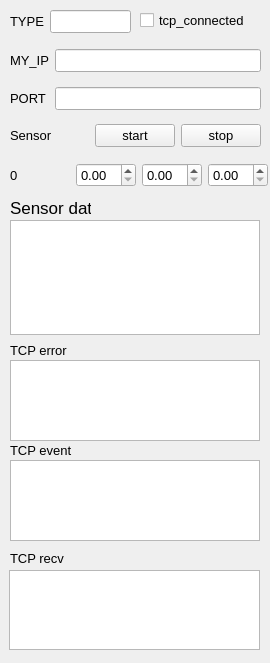
<?xml version="1.0" encoding="UTF-8"?>
<ui version="4.0">
 <class>MainWindow</class>
 <widget class="QMainWindow" name="MainWindow">
  <property name="geometry">
   <rect>
    <x>0</x>
    <y>0</y>
    <width>270</width>
    <height>663</height>
   </rect>
  </property>
  <property name="font">
   <font>
    <family>Arial</family>
    <pointsize>10</pointsize>
   </font>
  </property>
  <property name="windowTitle">
   <string>MainWindow</string>
  </property>
  <widget class="QWidget" name="centralwidget">
   <widget class="QWidget" name="gridLayoutWidget">
    <property name="geometry">
     <rect>
      <x>10</x>
      <y>40</y>
      <width>251</width>
      <height>80</height>
     </rect>
    </property>
    <layout class="QGridLayout" name="gridLayout">
     <item row="1" column="0">
      <widget class="QLabel" name="label_2">
       <property name="text">
        <string>PORT</string>
       </property>
      </widget>
     </item>
     <item row="0" column="0">
      <widget class="QLabel" name="label">
       <property name="text">
        <string>MY_IP</string>
       </property>
      </widget>
     </item>
     <item row="0" column="1">
      <widget class="QLineEdit" name="ip_edit"/>
     </item>
     <item row="1" column="1">
      <widget class="QLineEdit" name="port_edit"/>
     </item>
    </layout>
   </widget>
   <widget class="QCheckBox" name="tcp_connect_btn">
    <property name="geometry">
     <rect>
      <x>140</x>
      <y>10</y>
      <width>120</width>
      <height>20</height>
     </rect>
    </property>
    <property name="text">
     <string>tcp_connected</string>
    </property>
   </widget>
   <widget class="QTextBrowser" name="sensor_data_log">
    <property name="geometry">
     <rect>
      <x>10</x>
      <y>220</y>
      <width>250</width>
      <height>115</height>
     </rect>
    </property>
    <property name="font">
     <font>
      <family>Arial</family>
      <pointsize>8</pointsize>
     </font>
    </property>
   </widget>
   <widget class="QTextBrowser" name="error_log">
    <property name="geometry">
     <rect>
      <x>10</x>
      <y>360</y>
      <width>250</width>
      <height>81</height>
     </rect>
    </property>
    <property name="font">
     <font>
      <pointsize>8</pointsize>
     </font>
    </property>
   </widget>
   <widget class="QWidget" name="gridLayoutWidget_2">
    <property name="geometry">
     <rect>
      <x>10</x>
      <y>120</y>
      <width>251</width>
      <height>32</height>
     </rect>
    </property>
    <layout class="QGridLayout" name="gridLayout_2">
     <item row="0" column="0">
      <widget class="QLabel" name="label_3">
       <property name="text">
        <string>Sensor</string>
       </property>
      </widget>
     </item>
     <item row="0" column="1">
      <widget class="QPushButton" name="sensor_btn_start">
       <property name="text">
        <string>start</string>
       </property>
      </widget>
     </item>
     <item row="0" column="2">
      <widget class="QPushButton" name="sensor_stop_btn">
       <property name="text">
        <string>stop</string>
       </property>
      </widget>
     </item>
    </layout>
   </widget>
   <widget class="QLabel" name="label_4">
    <property name="geometry">
     <rect>
      <x>10</x>
      <y>340</y>
      <width>60</width>
      <height>20</height>
     </rect>
    </property>
    <property name="text">
     <string>TCP error</string>
    </property>
   </widget>
   <widget class="QTextBrowser" name="event_log">
    <property name="geometry">
     <rect>
      <x>10</x>
      <y>460</y>
      <width>250</width>
      <height>81</height>
     </rect>
    </property>
    <property name="font">
     <font>
      <pointsize>8</pointsize>
     </font>
    </property>
   </widget>
   <widget class="QLabel" name="label_5">
    <property name="geometry">
     <rect>
      <x>10</x>
      <y>440</y>
      <width>71</width>
      <height>20</height>
     </rect>
    </property>
    <property name="text">
     <string>TCP event</string>
    </property>
   </widget>
   <widget class="QWidget" name="gridLayoutWidget_3">
    <property name="geometry">
     <rect>
      <x>10</x>
      <y>160</y>
      <width>258</width>
      <height>30</height>
     </rect>
    </property>
    <layout class="QGridLayout" name="gridLayout_3">
     <item row="0" column="2">
      <widget class="QDoubleSpinBox" name="sensor_box2"/>
     </item>
     <item row="0" column="1">
      <widget class="QDoubleSpinBox" name="sensor_box1"/>
     </item>
     <item row="0" column="3">
      <widget class="QDoubleSpinBox" name="sensor_box3"/>
     </item>
     <item row="0" column="0">
      <widget class="QLabel" name="sensor_stand">
       <property name="font">
        <font>
         <family>Arial</family>
         <pointsize>10</pointsize>
        </font>
       </property>
       <property name="text">
        <string>0</string>
       </property>
      </widget>
     </item>
    </layout>
   </widget>
   <widget class="QLabel" name="label_7">
    <property name="geometry">
     <rect>
      <x>10</x>
      <y>200</y>
      <width>81</width>
      <height>16</height>
     </rect>
    </property>
    <property name="font">
     <font>
      <family>Arial</family>
      <pointsize>13</pointsize>
     </font>
    </property>
    <property name="text">
     <string>Sensor data</string>
    </property>
   </widget>
   <widget class="QLabel" name="label_6">
    <property name="geometry">
     <rect>
      <x>10</x>
      <y>550</y>
      <width>60</width>
      <height>16</height>
     </rect>
    </property>
    <property name="text">
     <string>TCP recv</string>
    </property>
   </widget>
   <widget class="QTextBrowser" name="recv_log">
    <property name="geometry">
     <rect>
      <x>9</x>
      <y>570</y>
      <width>251</width>
      <height>80</height>
     </rect>
    </property>
   </widget>
   <widget class="QWidget" name="formLayoutWidget">
    <property name="geometry">
     <rect>
      <x>10</x>
      <y>10</y>
      <width>121</width>
      <height>31</height>
     </rect>
    </property>
    <layout class="QFormLayout" name="formLayout">
     <item row="0" column="0">
      <widget class="QLabel" name="label_8">
       <property name="text">
        <string>TYPE</string>
       </property>
      </widget>
     </item>
     <item row="0" column="1">
      <widget class="QLineEdit" name="type_edit"/>
     </item>
    </layout>
   </widget>
  </widget>
 </widget>
 <resources/>
 <connections/>
</ui>
